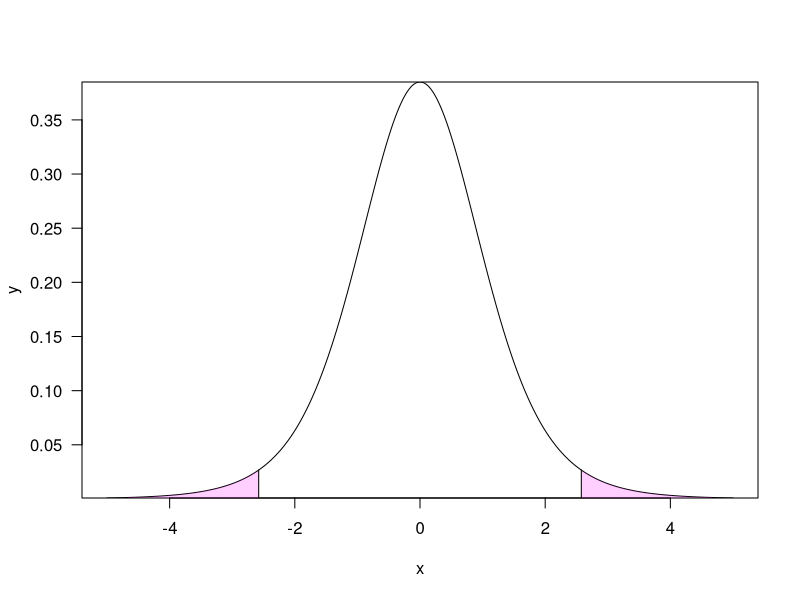

This chart was generated by the following R code:
## ---- chunk 1
library(MASS)
library(car)
library(knitr)
opts_chunk$set(comment=NA)
## ---- chunk 2
set.seed(1)
S <- c(1, .3, .8,                        # create covariance matrix for sample data
      .3,  1, .5, 
      .8, .5, 1)
Sigma <- matrix(S, ncol=3, by=T)
n <- 10
x <- mvrnorm(n = n, mu=c(0,0,0), Sigma)  # multivariate normally distributed data
d <- as.data.frame(x)

# dependent variable Y as linear combination plus error
d <- transform(d, Y = scale(V1) + scale(V2) + scale(V3) + rnorm(n, sd=.5))
## ---- chunk 3
m <- lm(Y ~ V1 + V2, data=d)
s <- summary(m)
b <- s$coefficients
b   # b is a dataframe with coefficients
## ---- chunk 4
b["V1",]
## ---- chunk 5
b_h0 <- 0                       # null hypothesis
b_hat <- b[1,1]                 # estimate for V1
b_se <- b[1,2]                  # s.e. for V1
ts <- (b_hat - b_h0) / b_se     # test statistic, i.e. t-value
deg <- m$df.residual            # degrees of freedom of residual, i.e. 10-3
2*pt(abs(ts), deg, lower=FALSE) # note that it is a two sided test, hence 2 x ...
## ---- chunk 6
x <- seq(-5, 5, length=1000)
y <- dt(x, 7)
plot(x, y, type="n", yaxs="i", las=1)
lines(x, y)
ts.abs <- abs(ts)

i <- which(x <= -ts.abs)
xi <- c(x[i], tail(x[i], 1))
yi <- c(y[i], 0)        
polygon(xi, yi, col="#FF00FF30", border=NA)
lines(c(-ts.abs, -ts.abs), c(0, dt(-ts.abs, 7)))

i <- which(x >= ts.abs)
xi <- c(head(x[i], 1), x[i])
yi <- c(0, y[i])        
polygon(xi, yi, col="#FF00FF30", border=NA)
lines(c(ts.abs, ts.abs), c(0, dt(ts.abs, 7)))
## ---- chunk 7
b_h0 <- 1                         # null hypothesis
ts <- (b_hat - b_h0) / b_se       # test statistic, i.e. t-value
2*pt(abs(ts), deg, lower=FALSE)   # note that it is a two sided test
## ---- chunk 8
# m:        lm model object
# b.index:  index of model parameter to test
# b_h0:     hypothesis to test parameter against
#
test_h0 <- function(m, b.index, b_h0)
{
  b <- summary(m)$coef            # get coefficients
  ts <- (b[b.index, 1] - b_h0) / 
         b[b.index, 2]            # test statistic, i.e. t-value
  deg <- m$df.residual            # degrees of freedom of residual
  2*pt(abs(ts), deg, lower=FALSE) # note that it is a two sided test
}
## ---- chunk 9
test_h0(m, 1, 1)
## ---- chunk 10
h <- linearHypothesis(m, hypothesis.matrix = c(1, 0, 0), rhs=1)
h
## ---- chunk 11
m2 <- lm(I(Y - 1) ~ V1 + V2, data=d)
summary(m2)$coef
## ---- chunk 12
h <- linearHypothesis(m, hypothesis.matrix = c(0, 1, -1), rhs=0)
h
## ---- chunk 13
m3 <- lm(Y ~ V1 + I(V1 + V2), data=d)
b3 <- summary(m3)$coef
b3
## ---- chunk 14
cm <- vcov(m)
cm
## ---- chunk 15
s2.theta <- sum(1^2*cm[2,2] + (-1)^2*cm[3,3]) + 2*sum(1*(-1)*cm[2,3])
s.theta = s2.theta^.5
s.theta
## ---- chunk 16
b_h0 <- 0                           # null hypothesis
ts <- (b3[2, 1] - b_h0) / s.theta   # test statistic, i.e. t-value
2*pt(abs(ts), deg, lower=FALSE)     # note that it is a two sided test
